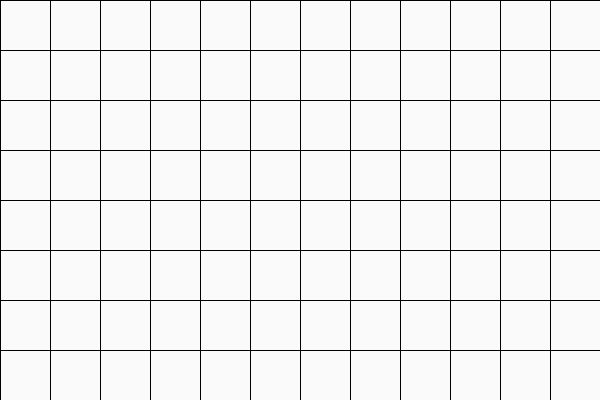
Frame 1 (no input)
Frame 60 (the mouse pressed at the canvas centre just before this capture): identical to frame 1, image omitted
Frame 120 (the mouse held since frame 60 and released just before this capture): identical to frame 1, image omitted

The Processing sketch that drew this single still picture (run headless with seeded random() and noise(); from frame 60 on, the mouse is pressed at the canvas centre):

// Processing sketch: week04_2
// ── week04_2.pde
// week04-2 好玩的程式設計 for for 迴圈 + if 判斷
void setup() {
  size(600, 400);
}
void draw() {
  for (int y = 0; y < 400; y += 50) {
    for (int x = 0; x < 600; x += 50) {
      if (x < mouseX && mouseX < x + 50) fill(#62DEFF);
      else if (y < mouseY && mouseY < y + 50) fill(#62DEFF);
      else fill(#FAFAFA);
      rect(x, y, 50, 50);
    }
  }
}
